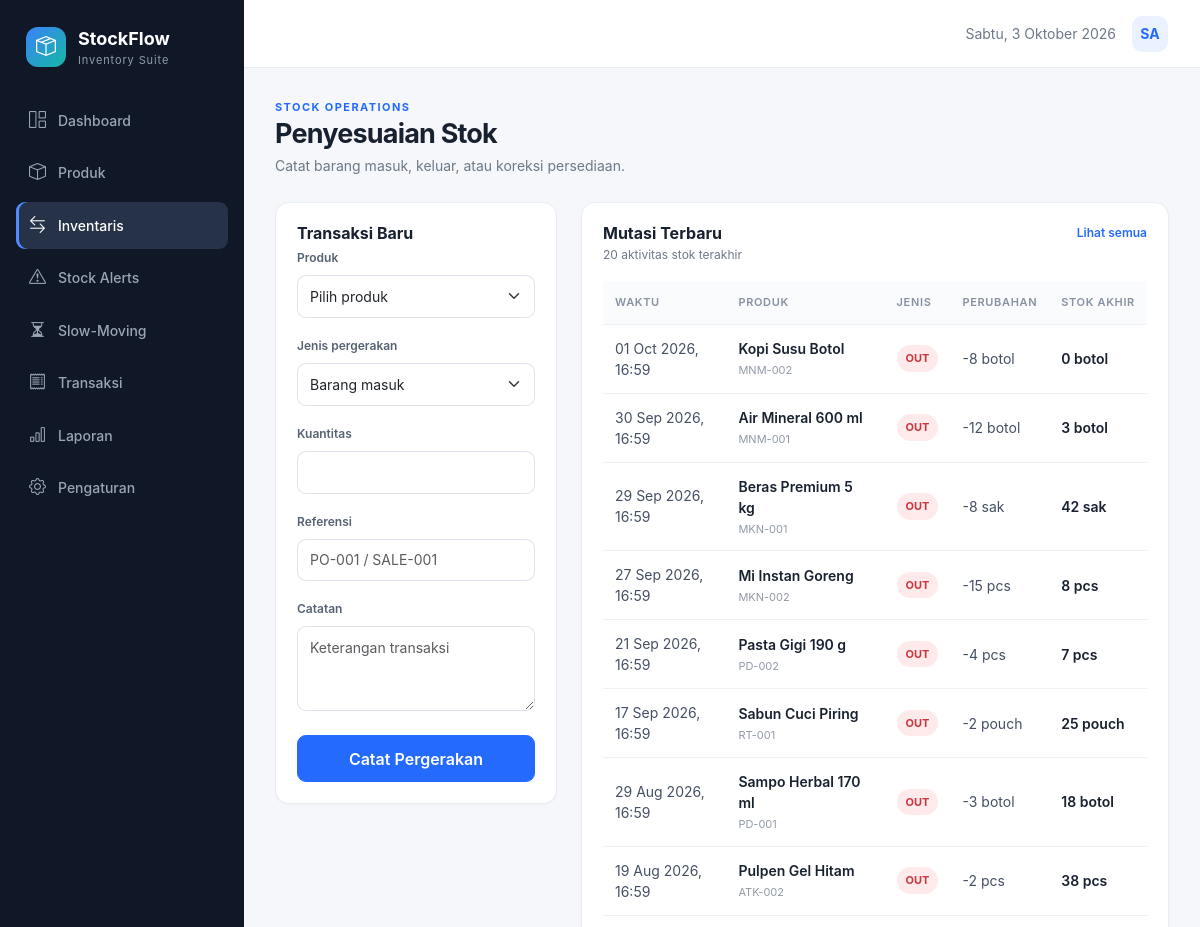
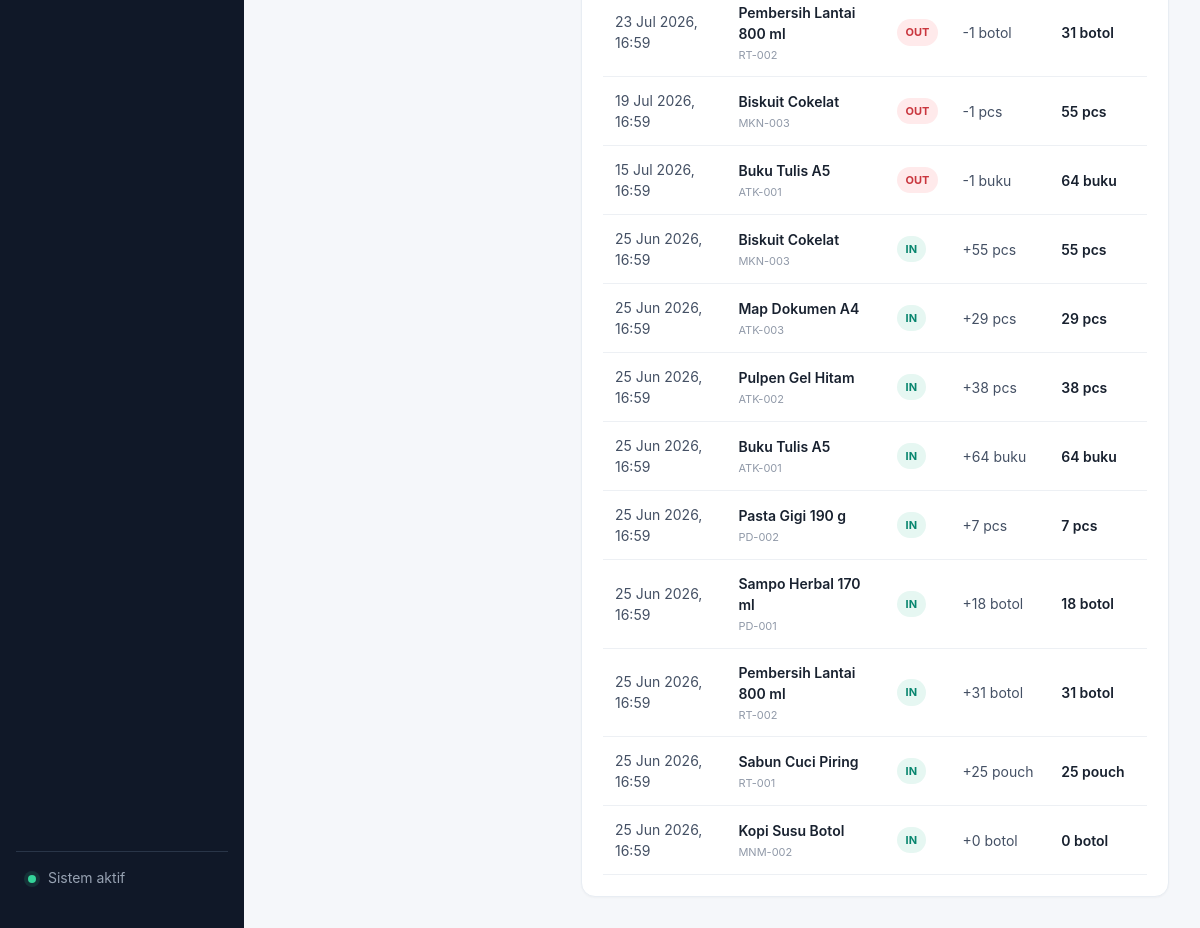
Page /inventory on the committed database (2 pictures, top to bottom).
### tables this page shows
CREATE TABLE stock_movements (
    id INTEGER PRIMARY KEY AUTOINCREMENT,
    product_id INTEGER NOT NULL,
    movement_type TEXT NOT NULL CHECK (movement_type IN ('IN', 'OUT', 'ADJUSTMENT')),
    quantity INTEGER NOT NULL,
    stock_before INTEGER NOT NULL,
    stock_after INTEGER NOT NULL CHECK (stock_after >= 0),
    reference TEXT DEFAULT '',
    notes TEXT DEFAULT '',
    created_at TEXT NOT NULL DEFAULT CURRENT_TIMESTAMP,
    FOREIGN KEY (product_id) REFERENCES products(id) ON DELETE RESTRICT
);

CREATE TABLE products (
    id INTEGER PRIMARY KEY AUTOINCREMENT,
    sku TEXT NOT NULL UNIQUE,
    name TEXT NOT NULL,
    category_id INTEGER NOT NULL,
    purchase_price REAL NOT NULL DEFAULT 0 CHECK (purchase_price >= 0),
    selling_price REAL NOT NULL DEFAULT 0 CHECK (selling_price >= 0),
    stock INTEGER NOT NULL DEFAULT 0 CHECK (stock >= 0),
    min_stock INTEGER NOT NULL DEFAULT 0 CHECK (min_stock >= 0),
    target_stock INTEGER NOT NULL DEFAULT 0 CHECK (target_stock >= 0),
    unit TEXT NOT NULL DEFAULT 'pcs',
    active INTEGER NOT NULL DEFAULT 1,
    created_at TEXT NOT NULL DEFAULT CURRENT_TIMESTAMP,
    updated_at TEXT NOT NULL DEFAULT CURRENT_TIMESTAMP,
    FOREIGN KEY (category_id) REFERENCES categories(id) ON DELETE RESTRICT
);

### inventory/routes.py (the view, shortened to what this page needs)
@bp.route("/inventory", methods=("GET", "POST"))
def inventory():
    database = get_db()
    products = database.execute(
        "SELECT id, sku, name, stock, unit FROM products WHERE active = 1 ORDER BY name"
    ).fetchall()
    movements = database.execute(
        """
        SELECT m.*, p.name AS product_name, p.sku, p.unit FROM stock_movements m
        JOIN products p ON p.id = m.product_id ORDER BY m.created_at DESC, m.id DESC LIMIT 20
        """
    ).fetchall()
    return render_template("inventory.html", products=products, movements=movements)

### inventory/db.py (called while the page is built)
def get_db():
    if "db" not in g:
        g.db = sqlite3.connect(current_app.config["DATABASE"])
        g.db.row_factory = sqlite3.Row
        g.db.execute("PRAGMA foreign_keys = ON")
    return g.db

### inventory/routes.py (called while the page is built)
@bp.app_template_filter("date_id")
def date_id(value):
    if not value:
        return "—"
    try:
        return datetime.fromisoformat(value).strftime("%d %b %Y, %H:%M")
    except (TypeError, ValueError):
        return value

@bp.app_context_processor
def template_helpers():
    return {"stock_status": stock_status}

### inventory/templates/inventory.html (shortened to what this page needs)
{% extends 'base.html' %}{% block title %}Inventaris{% endblock %}
{% block content %}<div class="page-heading"><div><p class="eyebrow">STOCK OPERATIONS</p><h1>Penyesuaian Stok</h1><p>Catat barang masuk, keluar, atau koreksi persediaan.</p></div></div>
<div class="row g-4"><div class="col-xl-4"><section class="panel form-panel"><h2>Transaksi Baru</h2><form method="post">
  <label class="form-label">Produk</label><select class="form-select mb-3" name="product_id" required><option value="">Pilih produk</option></select>
  <label class="form-label">Jenis pergerakan</label><select class="form-select mb-3" name="movement_type" id="movementType"><option value="IN">Barang masuk</option></select>
  <label class="form-label" id="quantityLabel">Kuantitas</label><input class="form-control mb-3" type="number" min="0" name="quantity" required>
  <label class="form-label">Referensi</label><input class="form-control mb-3" name="reference" placeholder="PO-001 / SALE-001">
  <label class="form-label">Catatan</label><textarea class="form-control mb-4" name="notes" rows="3" placeholder="Keterangan transaksi"></textarea>
  <button class="btn btn-primary w-100">Catat Pergerakan</button></form></section></div>
<div class="col-xl-8"><section class="panel"><div class="panel-head"><div><h2>Mutasi Terbaru</h2><p>20 aktivitas stok terakhir</p></div><a href="{{ url_for('main.transactions') }}">Lihat semua</a></div>
<div class="table-responsive"><table class="table align-middle"><thead><tr><th>Waktu</th><th>Produk</th><th>Jenis</th><th>Perubahan</th><th>Stok Akhir</th></tr></thead><tbody>{% for m in movements %}<tr><td>{{ m.created_at|date_id }}</td><td><strong>{{ m.product_name }}</strong><small>{{ m.sku }}</small></td><td><span class="movement-badge {{ m.movement_type|lower }}">{{ m.movement_type }}</span></td><td>{{ '+' if m.movement_type=='IN' else ('-' if m.movement_type=='OUT' else '') }}{{ m.quantity }} {{ m.unit }}</td><td><strong>{{ m.stock_after }} {{ m.unit }}</strong></td></tr>{% endfor %}</tbody></table></div></section></div></div>{% endblock %}

### inventory/static/css/app.css (style rules this page uses)
:root { --ink:#18212f;--muted:#6d7889;--line:#e8edf3;--bg:#f5f7fa;--primary:#246bfd;--nav:#101828;--teal:#12a594;--warning:#f59e0b;--danger:#e5484d }
* { box-sizing:border-box }
body { margin:0;background:var(--bg);color:var(--ink);font-family:Inter,"Segoe UI",Roboto,Helvetica,Arial,sans-serif;font-size:14px }
.page-heading { display:flex;justify-content:space-between;align-items:center;gap:20px;margin-bottom:26px }
.page-heading h1 { font-size:27px;letter-spacing:-.03em;margin:2px 0 5px;font-weight:700 }
.page-heading p { margin:0;color:var(--muted) }
.eyebrow { font-size:11px!important;color:var(--primary)!important;font-weight:700;letter-spacing:.13em }
.btn { border-radius:9px;font-weight:600;padding:.65rem 1rem }
.btn-primary { background:var(--primary);border-color:var(--primary) }
.metric-card,.panel,.mini-stat { background:#fff;border:1px solid var(--line);border-radius:14px;box-shadow:0 1px 2px #18212f08 }
.panel { padding:21px }
.panel-head { display:flex;align-items:start;justify-content:space-between;margin-bottom:17px }
.panel-head h2,.form-panel h2 { font-size:16px;font-weight:700;margin:0 0 3px }
.panel-head p { font-size:12px;color:var(--muted);margin:0 }
.panel-head a { color:var(--primary);font-size:12px;font-weight:600;text-decoration:none }
.table { margin:0 }
.table>:not(caption)>*>* { padding:13px 12px;border-color:#edf0f4 }
.table thead th { font-size:11px;text-transform:uppercase;letter-spacing:.06em;color:#8791a1;font-weight:600;background:#fafbfc;white-space:nowrap }
.table td { color:#445064 }
.table td strong,.table td small { display:block }
.table td strong { color:var(--ink);font-weight:600 }
.table td small { color:#9099a8;font-size:11px;margin-top:3px }
.stock-badge,.movement-badge { display:inline-block;border-radius:20px;padding:5px 9px;font-size:11px;font-weight:700 }
.movement-badge.in { color:#07856e;background:#e6f7f2 }
.movement-badge.out { color:#c9363e;background:#ffeaeb }
.form-control,.form-select { border-radius:9px;border-color:#dce2e9;padding:.62rem .75rem;font-size:14px }
.form-label { font-size:12px;font-weight:600;color:#566173 }

### rows in the picture
stock_movements: created_at "01 Oct 2026, 16:59", product_name "Kopi Susu Botol", sku "MNM-002", movement_type "OUT", movement_type "-", quantity "8", unit "botol", stock_after "0"
stock_movements: created_at "30 Sep 2026, 16:59", product_name "Air Mineral 600 ml", sku "MNM-001", movement_type "OUT", movement_type "-", quantity "12", unit "botol", stock_after "3"
stock_movements: created_at "29 Sep 2026, 16:59", product_name "Beras Premium 5 kg", sku "MKN-001", movement_type "OUT", movement_type "-", quantity "8", unit "sak", stock_after "42"
stock_movements: created_at "27 Sep 2026, 16:59", product_name "Mi Instan Goreng", sku "MKN-002", movement_type "OUT", movement_type "-", quantity "15", unit "pcs", stock_after "8"
stock_movements: created_at "21 Sep 2026, 16:59", product_name "Pasta Gigi 190 g", sku "PD-002", movement_type "OUT", movement_type "-", quantity "4", unit "pcs", stock_after "7"
stock_movements: created_at "17 Sep 2026, 16:59", product_name "Sabun Cuci Piring", sku "RT-001", movement_type "OUT", movement_type "-", quantity "2", unit "pouch", stock_after "25"
stock_movements: created_at "29 Aug 2026, 16:59", product_name "Sampo Herbal 170 ml", sku "PD-001", movement_type "OUT", movement_type "-", quantity "3", unit "botol", stock_after "18"
stock_movements: created_at "19 Aug 2026, 16:59", product_name "Pulpen Gel Hitam", sku "ATK-002", movement_type "OUT", movement_type "-", quantity "2", unit "pcs", stock_after "38"
stock_movements: created_at "23 Jul 2026, 16:59", product_name "Pembersih Lantai 800 ml", sku "RT-002", movement_type "OUT", movement_type "-", quantity "1", unit "botol", stock_after "31"
stock_movements: created_at "19 Jul 2026, 16:59", product_name "Biskuit Cokelat", sku "MKN-003", movement_type "OUT", movement_type "-", quantity "1", unit "pcs", stock_after "55"
stock_movements: created_at "15 Jul 2026, 16:59", product_name "Buku Tulis A5", sku "ATK-001", movement_type "OUT", movement_type "-", quantity "1", unit "buku", stock_after "64"
stock_movements: created_at "25 Jun 2026, 16:59", product_name "Biskuit Cokelat", sku "MKN-003", movement_type "IN", movement_type "+", quantity "55", unit "pcs", stock_after "55"
stock_movements: created_at "25 Jun 2026, 16:59", product_name "Map Dokumen A4", sku "ATK-003", movement_type "IN", movement_type "+", quantity "29", unit "pcs", stock_after "29"
stock_movements: created_at "25 Jun 2026, 16:59", product_name "Pulpen Gel Hitam", sku "ATK-002", movement_type "IN", movement_type "+", quantity "38", unit "pcs", stock_after "38"
stock_movements: created_at "25 Jun 2026, 16:59", product_name "Buku Tulis A5", sku "ATK-001", movement_type "IN", movement_type "+", quantity "64", unit "buku", stock_after "64"
stock_movements: created_at "25 Jun 2026, 16:59", product_name "Pasta Gigi 190 g", sku "PD-002", movement_type "IN", movement_type "+", quantity "7", unit "pcs", stock_after "7"
stock_movements: created_at "25 Jun 2026, 16:59", product_name "Sampo Herbal 170 ml", sku "PD-001", movement_type "IN", movement_type "+", quantity "18", unit "botol", stock_after "18"
stock_movements: created_at "25 Jun 2026, 16:59", product_name "Pembersih Lantai 800 ml", sku "RT-002", movement_type "IN", movement_type "+", quantity "31", unit "botol", stock_after "31"
stock_movements: created_at "25 Jun 2026, 16:59", product_name "Sabun Cuci Piring", sku "RT-001", movement_type "IN", movement_type "+", quantity "25", unit "pouch", stock_after "25"
stock_movements: created_at "25 Jun 2026, 16:59", product_name "Kopi Susu Botol", sku "MNM-002", movement_type "IN", movement_type "+", quantity "0", unit "botol", stock_after "0"
